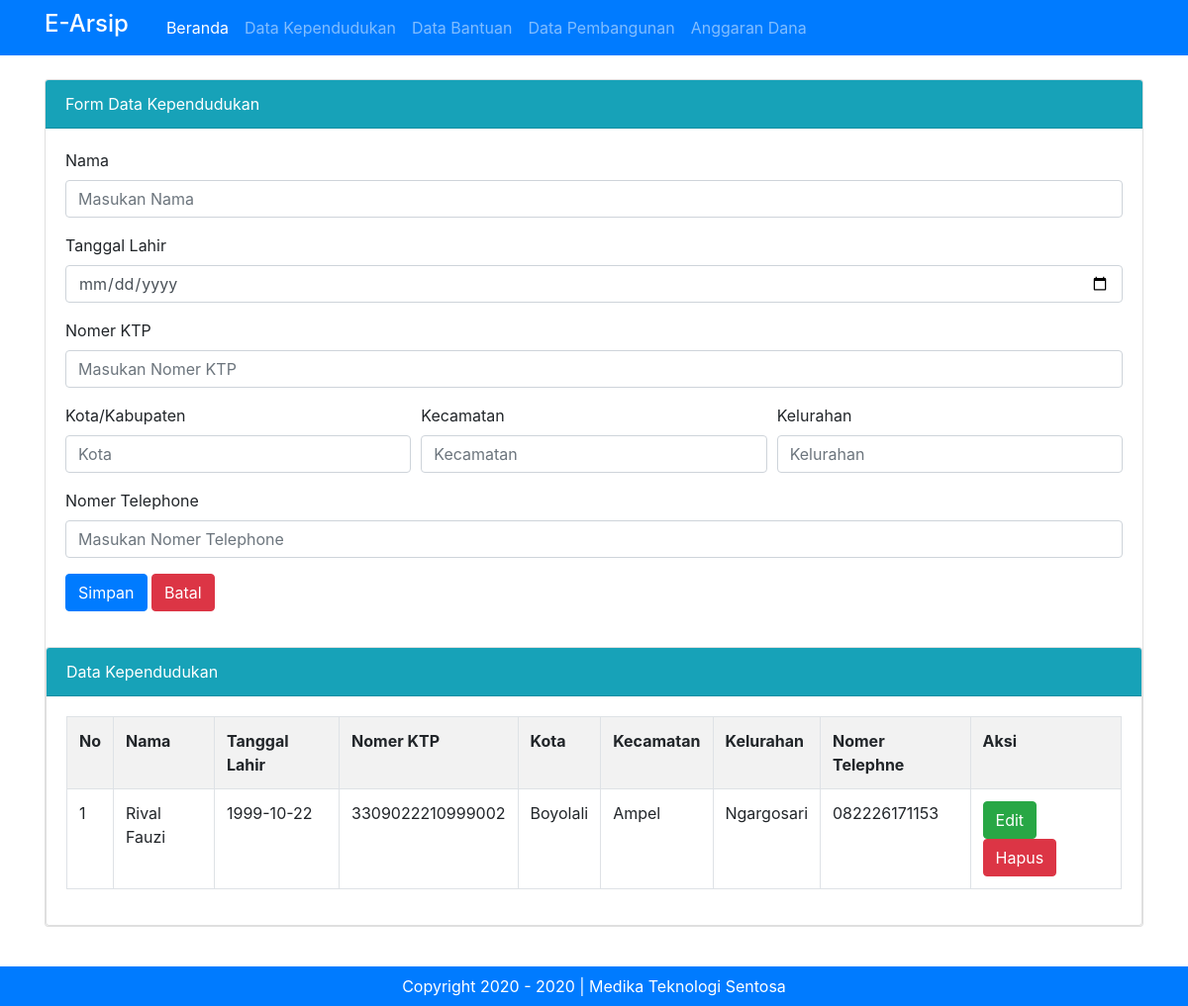
The page /admin.php?halaman=penduduk (signed in) on the database its author committed.
### tables this page shows
CREATE TABLE `tbl_data_kependudukan` (
  `id_penduduk` int(11) NOT NULL,
  `nama_penduduk` varchar(50) NOT NULL,
  `tanggal_lahir` date NOT NULL,
  `no_ktp` varchar(16) NOT NULL,
  `kota` varchar(50) NOT NULL,
  `kecamatan` varchar(50) NOT NULL,
  `kelurahan` varchar(50) NOT NULL,
  `no_tlp` varchar(12) NOT NULL
);

### admin.php (called while the page is built, shortened)
<?php include "template/header.php" ?>
<?php include "content.php" ?>
<?php include "template/footer.php" ?>

### modul/kependudukan/kependudukan.php (the view, shortened to what this page needs)
<div class="card mt-3">
  <div class="card-header bg-info text-white">
    Form Data Kependudukan
  </div>
  <div class="card-body">
  	<form method="POST" action="">
	  <div class="form-group">
	    <label for="nama_penduduk">Nama</label>
	    <input type="text" class="form-control" id="nama_penduduk" name="nama_penduduk" placeholder="Masukan Nama" value="<?=@$vnama_penduduk?>">
	  </div>
	  <div class="form-group">
	    <label for="tanggal_lahir">Tanggal Lahir</label>
	    <input type="date" class="form-control" id="tanggal_lahir" name="tanggal_lahir" value="<?=@$vtanggal_lahir?>">
	  </div>
	  <div class="form-group">
	    <label for="no_ktp">Nomer KTP</label>
	    <input type="number" class="form-control" id="no_ktp" name="no_ktp" placeholder="Masukan Nomer KTP" value="<?=@$vno_ktp?>">
	  </div>
	  <div class="form-group">
		 <div class="form-row">
		   <div class="col-4">
		   	<label for="kota">Kota/Kabupaten</label>
		     <input type="text" class="form-control" placeholder="Kota" id="kota" name="kota" value="<?=@$vkota?>">
		   </div>
		   <div class="col-4">
		   	<label for="kecamatan">Kecamatan</label>
		     <input type="text" class="form-control" placeholder="Kecamatan" id="kecamatan" name="kecamatan" value="<?=@$vkecamatan?>">
	       </div>
	       <div class="col-4">
	       	<label for="kelurahan">Kelurahan</label>
	    	<input type="text" class="form-control" placeholder="Kelurahan" id="kelurahan" name="kelurahan" value="<?=@$vkelurahan?>">
		   </div>
		  </div>
	  </div>
	  <div class="form-group">
	    <label for="no_tlp">Nomer Telephone</label>
	    <input type="number" class="form-control" id="no_tlp" name="no_tlp" placeholder="Masukan Nomer Telephone" value="<?=@$vno_tlp?>">
	  </div>
	  <button type="submit" name="bsimpan" class="btn btn-primary">Simpan</button>
	  <button type="reset" name="bbatal" class="btn btn-danger">Batal</button>
	</form>
</div>
<div class="card mt-3">
  <div class="card-header bg-info text-white">
    Data Kependudukan
  </div>
  <div class="card-body">
  	<table class="table table-bordered table-hovered table-striped">
  		<tr>
  			<th>No</th>
  			<th>Nama</th>
  			<th>Tanggal Lahir</th>
  			<th>Nomer KTP</th>
  			<th>Kota</th>
  			<th>Kecamatan</th>
  			<th>Kelurahan</th>
  			<th>Nomer Telephne</th>
  			<th>Aksi</th>
  		</tr>
  		<?php
  			$tampil = mysqli_query($koneksi, "SELECT * from tbl_data_kependudukan order by id_penduduk desc");
  			$no = 1;
  			while ($data = mysqli_fetch_array($tampil)) :
  		?>
  		<tr>
  			<td><?=$no++?></td>
  			<td><?=$data['nama_penduduk']?></td>
  			<td><?=$data['tanggal_lahir']?></td>
  			<td><?=$data['no_ktp']?></td>
  			<td><?=$data['kota']?></td>
  			<td><?=$data['kecamatan']?></td>
  			<td><?=$data['kelurahan']?></td>
  			<td><?=$data['no_tlp']?></td>
  			<td>
  				<a href="?halaman=penduduk&hal=edit&id=<?=$data['id_penduduk']?>" class="btn btn-success">Edit</a>
  				<a href="?halaman=penduduk&hal=hapus&id=<?=$data['id_penduduk']?>" class="btn btn-danger" onclick="return confirm('Apakah yakin ingin menghapus data ini?')">Hapus</a>
  			</td>
  		</tr>
  	<?php endwhile;?>
  	</table>
</div>

### rows shown on the page
tbl_data_kependudukan: nama_penduduk "Rival Fauzi", tanggal_lahir "1999-10-22", no_ktp "3309022210999002", kota "Boyolali", kecamatan "Ampel", kelurahan "Ngargosari", no_tlp "082226171153"
